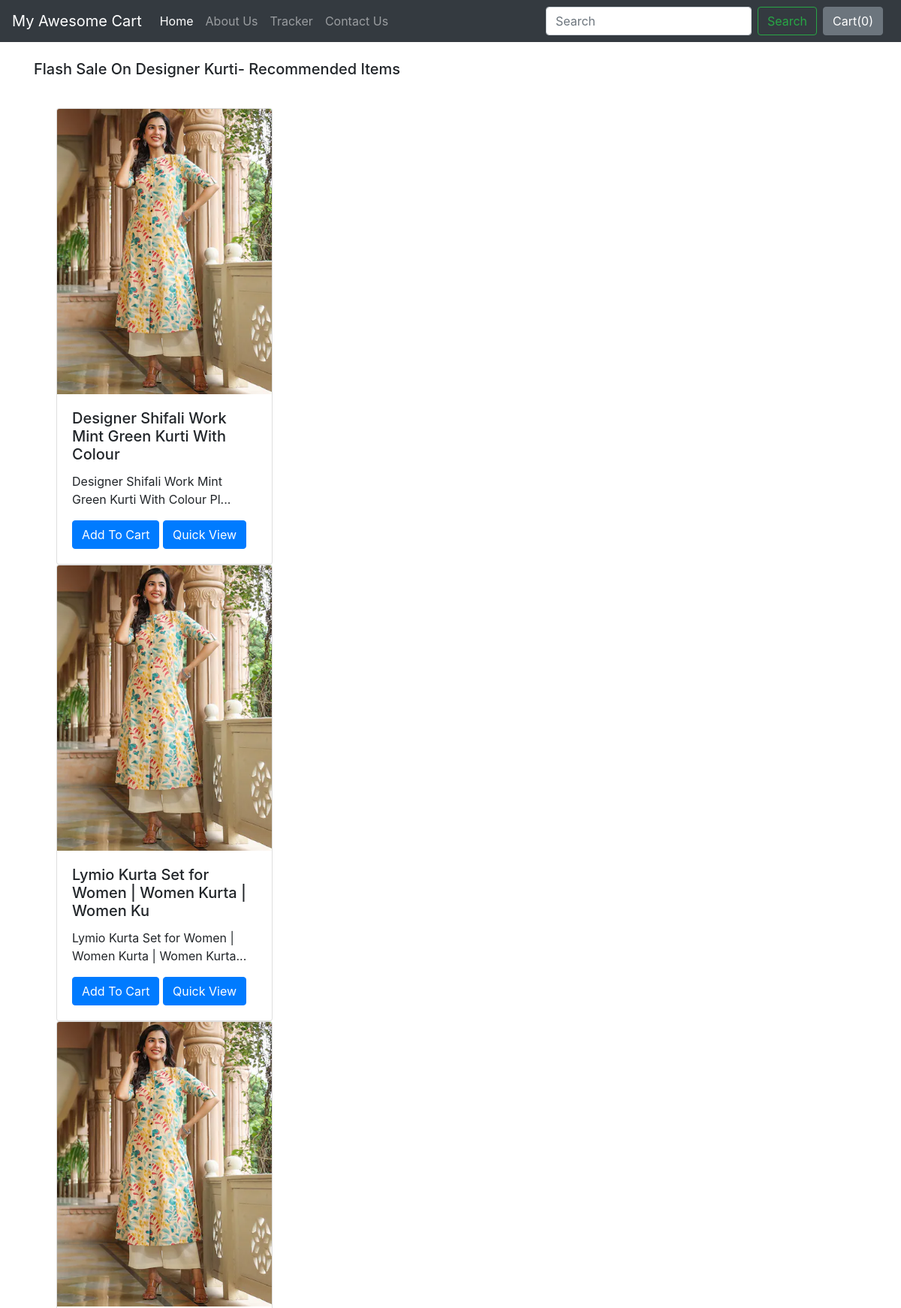
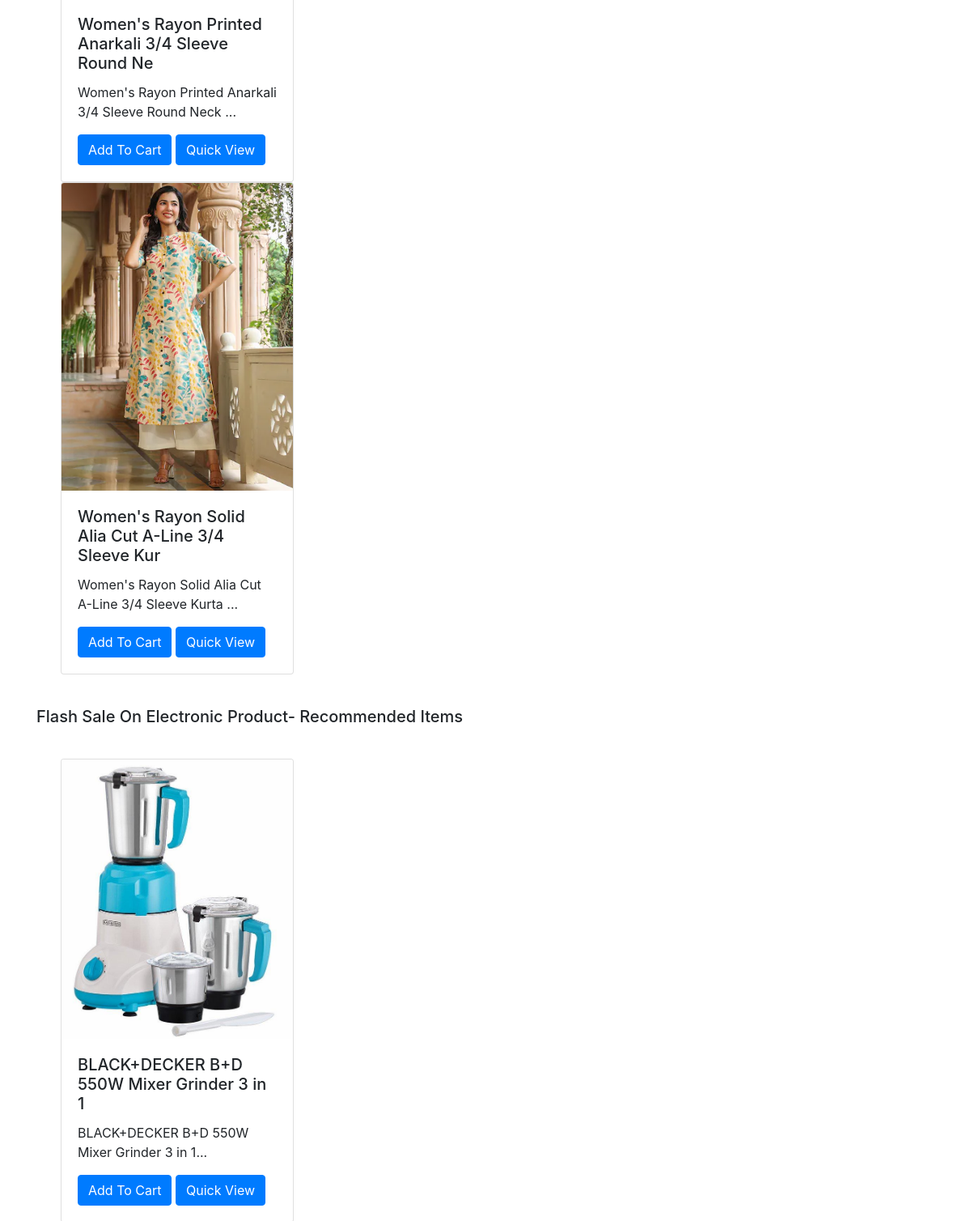
The app's page /shop/ (upper part) with its own data (2 pictures, top to bottom).
### shop/models.py (models this page shows, shortened)
class Product(models.Model):
    product_id=models.AutoField
    product_name=models.CharField(max_length=50)
    category= models.CharField(max_length=50, default="")
    subcategory=models.CharField(max_length=50, default="")
    price=models.IntegerField(default=0)
    desc=models.CharField(max_length=300)
    pub_date=models.DateField()
    image=models.ImageField(upload_to="shop/images",default="")

### shop/views.py (the view)
# urls.py: path("", views.index, name="ShopHome")
def index(request):
    allProds=[]
    catprods = Product.objects.values('category', 'id')
    cats = {item['category'] for item in catprods}
    for cat in cats:
        prod = Product.objects.filter(category=cat)
        n = len(prod)
        nSlides = n // 4 + ceil((n / 4) - (n // 4))
        allProds.append([prod, range(1, nSlides), nSlides])
    params={'allProds':allProds }
    return render(request,'shop/index.html',params)

### shop/templates/shop/index.html (shortened to what this page needs)
{% extends 'shop/basic.html' %}
{% block body %}
{% load static %}
<div class="container ">
  {% for product, range, nSlides in allProds %}
  <h5 class="my-4">Flash Sale On {{product.0.category}}- Recommended Items</h5>
  <div class="row">
    <div id="demo{{forloop.counter}}" class="col carousel slide my-3" data-ride="carousel">
      <ul class="carousel-indicators">
        <li data-target="#demo{{forloop.counter}}" data-slide-to="0" class="active"></li>
      </ul>
      <div class="container carousel-inner no-padding">
        <div class="carousel-item active">
          {% for i in product %}
          <div class="col-xs-3 col-sm-3 col-md-3">
            <div class="card" style="width: 18rem;">
              <img src='/media/{{product.0.image}}' class="card-img-top" alt="...">
              <div class="card-body">
                <h5 class="card-title">{{i.product_name}}</h5>
                <p class="card-text">{{i.desc|slice:"0:53"}}...</p>
                <button id="pr{{i.id}}" class="btn btn-primary cart">Add To Cart</button>
                <button id="qv{{i.id}}" class="btn btn-primary cart">Quick View</button>
              </div>
            </div>
          </div>
          {% endfor %}
        </div>
      </div>
    </div>
    <a class="carousel-control-prev" href="#demo{{forloop.counter}}" data-slide="prev">
    </a>
    <a class="carousel-control-next" href="#demo{{forloop.counter}}" data-slide="next">
    </a>
  </div>
  {% endfor %}
</div>
{% endblock %}

### shop/templates/shop/basic.html (shortened to what this page needs)
<!doctype html>
<html lang="en">
<head>
  <link rel="stylesheet" href="https://stackpath.bootstrapcdn.com/bootstrap/4.2.1/css/bootstrap.min.css"
>
</head>
<body>
  <nav class="navbar navbar-expand-lg navbar-dark bg-dark">
    <a class="navbar-brand" href="/shop">My Awesome Cart</a>
    <div class="collapse navbar-collapse" id="navbarSupportedContent">
      <ul class="navbar-nav mr-auto">
        <li class="nav-item active">
          <a class="nav-link" href="/shop">Home <span class="sr-only">(current)</span></a>
        </li>
        <li class="nav-item">
          <a class="nav-link" href="/shop/about">About Us</a>
        </li>
        <li class="nav-item">
          <a class="nav-link" href="/shop/tracker">Tracker</a>
        </li>
        <li class="nav-item">
          <a class="nav-link" href="/shop/contact">Contact Us</a>
        </li>
      </ul>
      <form class="form-inline my-2 my-lg-0">
        <input class="form-control mr-sm-2" type="search" placeholder="Search" aria-label="Search">
        <button class="btn btn-outline-success my-2 my-sm-0" type="submit">Search</button>
      </form>
      <button type="button" class="btn btn-secondary mx-2" id="popcart" data-container="body" data-toggle="popover"
        data-placement="bottom" data-html="true" data-content="Vivamus
sagittis lacus vel augue laoreet rutrum faucibus.">
        Cart(<span id="cart">0</span>)
      </button>
    </div>
  </nav>
  {% block body %} {% endblock %}
</body>
</html>

### records on screen
Product: category "Designer Kurti", image (picture), product_name "Designer Shifali Work Mint Green Kurti With Colour", desc "Designer Shifali Work Mint Green Kurti With Colour Pl"
Product: image (picture), product_name "Lymio Kurta Set for Women | Women Kurta | Women Ku", desc "Lymio Kurta Set for Women | Women Kurta | Women Kurta"
Product: image (picture), product_name "Women's Rayon Printed Anarkali 3/4 Sleeve Round Ne", desc "Women's Rayon Printed Anarkali 3/4 Sleeve Round Neck"
Product: image (picture), product_name "Women's Rayon Solid Alia Cut A-Line 3/4 Sleeve Kur", desc "Women's Rayon Solid Alia Cut A-Line 3/4 Sleeve Kurta"
Product: category "Electronic Product", image (picture), product_name "BLACK+DECKER B+D 550W Mixer Grinder 3 in 1", desc "BLACK+DECKER B+D 550W Mixer Grinder 3 in 1"
